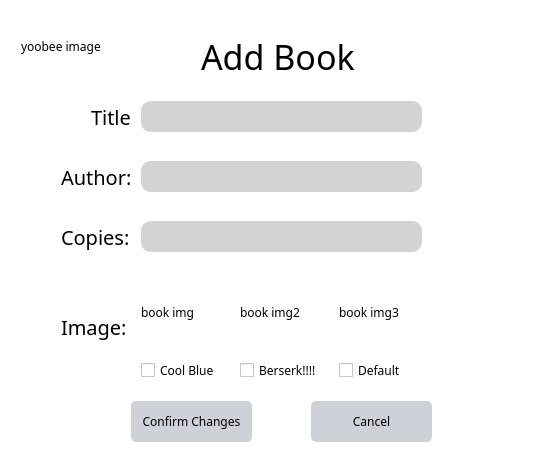
<?xml version="1.0" encoding="UTF-8"?>
<ui version="4.0">
 <class>adminaddbook</class>
 <widget class="QDialog" name="adminaddbook">
  <property name="geometry">
   <rect>
    <x>0</x>
    <y>0</y>
    <width>549</width>
    <height>460</height>
   </rect>
  </property>
  <property name="windowTitle">
   <string>Dialog</string>
  </property>
  <property name="styleSheet">
   <string notr="true">background-color: white;</string>
  </property>
  <layout class="QVBoxLayout" name="verticalLayout">
   <item>
    <widget class="QFrame" name="gridFrame_2">
     <property name="styleSheet">
      <string notr="true">*{
background: rgb(255, 255, 255);
fontsize: 15px;
font-family: Century Gothic, sans-serif;
}

QFrame{
border: solid 10px rgba(0, 0, 0);
}

QLineEdit{
color: #8d98a1;
background-color: #d3d3d3;
font-size: 18px;
border-style: outset;
border-radius: 10px;
}
QPushButton{
background: #ced1d8;
border-style: outset;
border-radius: 5px;
}
QPushButton:pressed{
background-color: rgb(77, 77, 77);
border-style: inset;
}
</string>
     </property>
     <widget class="QPushButton" name="back">
      <property name="geometry">
       <rect>
        <x>640</x>
        <y>40</y>
        <width>111</width>
        <height>41</height>
       </rect>
      </property>
      <property name="styleSheet">
       <string notr="true">background-color: rgb(255, 255, 255);

border-width: 1px;

border-color: black;

border-radius: 10px;

border-style: outset;

font: 14px;

padding:2px;</string>
      </property>
      <property name="text">
       <string>Back</string>
      </property>
     </widget>
     <widget class="QLabel" name="label_4">
      <property name="geometry">
       <rect>
        <x>50</x>
        <y>150</y>
        <width>71</width>
        <height>31</height>
       </rect>
      </property>
      <property name="styleSheet">
       <string notr="true">font-size: 20px</string>
      </property>
      <property name="text">
       <string>Author:</string>
      </property>
     </widget>
     <widget class="QLabel" name="label">
      <property name="geometry">
       <rect>
        <x>190</x>
        <y>20</y>
        <width>161</width>
        <height>51</height>
       </rect>
      </property>
      <property name="styleSheet">
       <string notr="true">font-size: 34px</string>
      </property>
      <property name="text">
       <string>Add Book</string>
      </property>
     </widget>
     <widget class="QPushButton" name="canceladd">
      <property name="geometry">
       <rect>
        <x>300</x>
        <y>390</y>
        <width>121</width>
        <height>41</height>
       </rect>
      </property>
      <property name="text">
       <string>Cancel</string>
      </property>
     </widget>
     <widget class="QLabel" name="label_3">
      <property name="geometry">
       <rect>
        <x>80</x>
        <y>90</y>
        <width>41</width>
        <height>31</height>
       </rect>
      </property>
      <property name="styleSheet">
       <string notr="true">font-size: 20px</string>
      </property>
      <property name="text">
       <string>Title:</string>
      </property>
     </widget>
     <widget class="QPushButton" name="confirmadd">
      <property name="geometry">
       <rect>
        <x>120</x>
        <y>390</y>
        <width>121</width>
        <height>41</height>
       </rect>
      </property>
      <property name="text">
       <string>Confirm Changes</string>
      </property>
     </widget>
     <widget class="QLabel" name="label_5">
      <property name="geometry">
       <rect>
        <x>50</x>
        <y>300</y>
        <width>71</width>
        <height>31</height>
       </rect>
      </property>
      <property name="styleSheet">
       <string notr="true">font-size: 20px</string>
      </property>
      <property name="text">
       <string>Image:</string>
      </property>
     </widget>
     <widget class="QLineEdit" name="book_name_label">
      <property name="geometry">
       <rect>
        <x>130</x>
        <y>90</y>
        <width>281</width>
        <height>31</height>
       </rect>
      </property>
     </widget>
     <widget class="QLineEdit" name="book_author_label">
      <property name="geometry">
       <rect>
        <x>130</x>
        <y>150</y>
        <width>281</width>
        <height>31</height>
       </rect>
      </property>
     </widget>
     <widget class="QLabel" name="img">
      <property name="geometry">
       <rect>
        <x>10</x>
        <y>10</y>
        <width>161</width>
        <height>51</height>
       </rect>
      </property>
      <property name="text">
       <string>yoobee image</string>
      </property>
     </widget>
     <widget class="QLabel" name="label_6">
      <property name="geometry">
       <rect>
        <x>50</x>
        <y>210</y>
        <width>71</width>
        <height>31</height>
       </rect>
      </property>
      <property name="styleSheet">
       <string notr="true">font-size: 20px</string>
      </property>
      <property name="text">
       <string>Copies:</string>
      </property>
     </widget>
     <widget class="QLineEdit" name="book_copies_label">
      <property name="geometry">
       <rect>
        <x>130</x>
        <y>210</y>
        <width>281</width>
        <height>31</height>
       </rect>
      </property>
     </widget>
     <widget class="QWidget" name="gridLayoutWidget">
      <property name="geometry">
       <rect>
        <x>130</x>
        <y>260</y>
        <width>291</width>
        <height>111</height>
       </rect>
      </property>
      <layout class="QGridLayout" name="gridLayout">
       <item row="1" column="0">
        <widget class="QCheckBox" name="bookone">
         <property name="text">
          <string>Cool Blue</string>
         </property>
        </widget>
       </item>
       <item row="1" column="1">
        <widget class="QCheckBox" name="booktwo">
         <property name="text">
          <string>Berserk!!!!</string>
         </property>
        </widget>
       </item>
       <item row="1" column="2">
        <widget class="QCheckBox" name="bookthree">
         <property name="text">
          <string>Default</string>
         </property>
        </widget>
       </item>
       <item row="0" column="0">
        <widget class="QLabel" name="book1">
         <property name="text">
          <string>book img</string>
         </property>
         <property name="scaledContents">
          <bool>true</bool>
         </property>
        </widget>
       </item>
       <item row="0" column="1">
        <widget class="QLabel" name="book2">
         <property name="text">
          <string>book img2</string>
         </property>
        </widget>
       </item>
       <item row="0" column="2">
        <widget class="QLabel" name="book3">
         <property name="text">
          <string>book img3</string>
         </property>
        </widget>
       </item>
      </layout>
     </widget>
    </widget>
   </item>
  </layout>
 </widget>
 <resources/>
 <connections/>
</ui>
